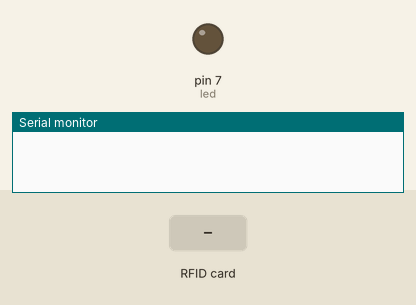
The sketch below on a simulated Arduino Uno, built with avr-gcc and run on an emulated ATmega328P. Parts: output pins drawn as LEDs (lit = HIGH), the last lines printed to the serial monitor. The inputs (shaded band) are chosen by the test bench. Pins used as bus, display or sensor lines are not drawn.

Above: at 1.2 s.
1.3 s: RFID card E8 75 3B 4A held to the reader
At 1.7 s:
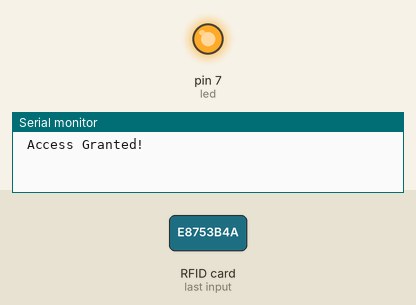
3.3 s: RFID card 5E 7A 19 C4 held to the reader
Timing chart, 0 to 6.3 s (numbered marks = the images above; inputs shaded):
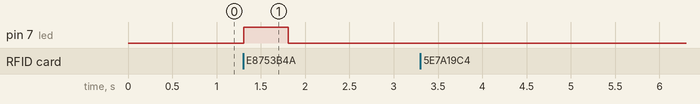

Measured:
- after the input at 1.3 s, pin 7 (led): LOW → HIGH at once, → LOW 0.50 s later

The sketch:

Rfid_mcr522.ino
```cpp
#include <SPI.h>
#include <MFRC522.h>

#define RST_PIN 5
#define SS_PIN 10
#define led 7

byte readCard[4];
String MasterTag = "E8753B4A";
String tagID = "";

MFRC522 mfrc522(SS_PIN, RST_PIN);

void setup()
{
  Serial.begin(9600);
  pinMode(led, OUTPUT);
  SPI.begin();
  mfrc522.PCD_Init();
}

void loop()
{
  while (getID())
  {
    if (tagID == MasterTag)
    {

      Serial.println(" Access Granted! ");
      digitalWrite(led, HIGH);
      delay(500);
      digitalWrite(led, LOW);
      Serial.println();
    }
    else
    {
      Serial.println(" Access Denied!");
          Serial.print("Sorry Your ID ");
    Serial.print(tagID);
    Serial.print(" is not mathched. ");
    Serial.println("\n\n");
    }


  Serial.print("Place Your Card >> ");
  }
}

boolean getID()
{
  if ( ! mfrc522.PICC_IsNewCardPresent()) {
  return false;
  }
  if ( ! mfrc522.PICC_ReadCardSerial()) {
  return false;
  }
  tagID = "";
  for ( uint8_t i = 0; i < 4; i++) {
  tagID.concat(String(mfrc522.uid.uidByte[i], HEX));
  }
  tagID.toUpperCase();
  mfrc522.PICC_HaltA();
  return true;
}
```
